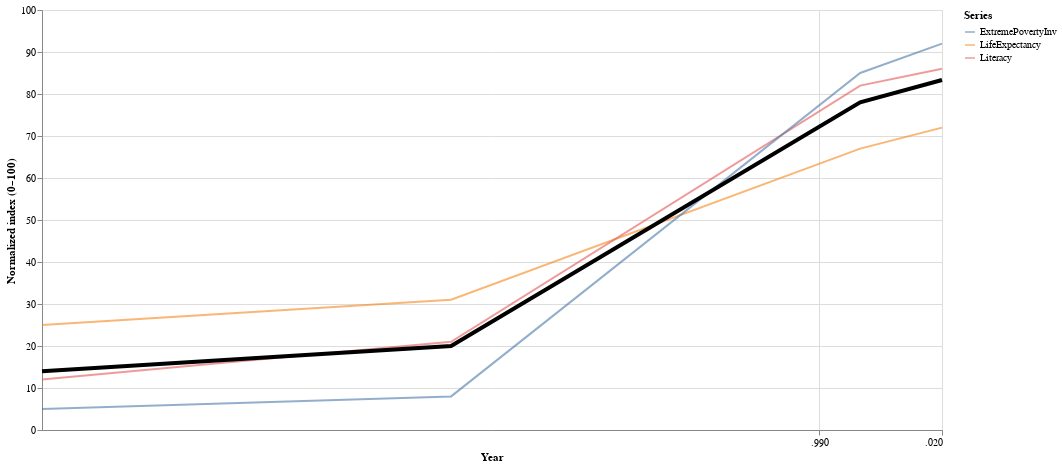

The specification (Vega-Lite) saved for this image:
### Vega-Lite specification from a JSON file in a GitHub repository (floating-point values rounded to 4 significant figures)
{"$schema": "https://vega.github.io/schema/vega-lite/v5.json", "width": 900, "height": 420, "data": {"values": [{"t": 1800, "v": 25.0, "k": "LifeExpectancy"}, {"t": 1900, "v": 31.0, "k": "LifeExpectancy"}, {"t": 2000, "v": 67.0, "k": "LifeExpectancy"}, {"t": 2020, "v": 72.0, "k": "LifeExpectancy"}, {"t": 1800, "v": 12.0, "k": "Literacy"}, {"t": 1900, "v": 21.0, "k": "Literacy"}, {"t": 2000, "v": 82.0, "k": "Literacy"}, {"t": 2020, "v": 86.0, "k": "Literacy"}, {"t": 1800, "v": 5.0, "k": "ExtremePovertyInv"}, {"t": 1900, "v": 8.0, "k": "ExtremePovertyInv"}, {"t": 2000, "v": 85.0, "k": "ExtremePovertyInv"}, {"t": 2020, "v": 92.0, "k": "ExtremePovertyInv"}]}, "layer": [{"encoding": {"opacity": {"value": 0.6}, "y": {"type": "quantitative", "title": "Normalized index (0–100)", "scale": {"domain": [0, 100]}, "field": "v"}, "color": {"type": "nominal", "title": "Series", "field": "k"}, "x": {"type": "temporal", "title": "Year", "field": "t"}}, "mark": {"type": "line"}}, {"encoding": {"y": {"field": "Vitality", "type": "quantitative"}, "color": {"value": "black"}, "x": {"field": "t", "type": "temporal"}}, "mark": {"strokeWidth": 4, "type": "line"}, "transform": [{"aggregate": [{"as": "Vitality", "op": "mean", "field": "v"}], "groupby": ["t"]}]}]}
